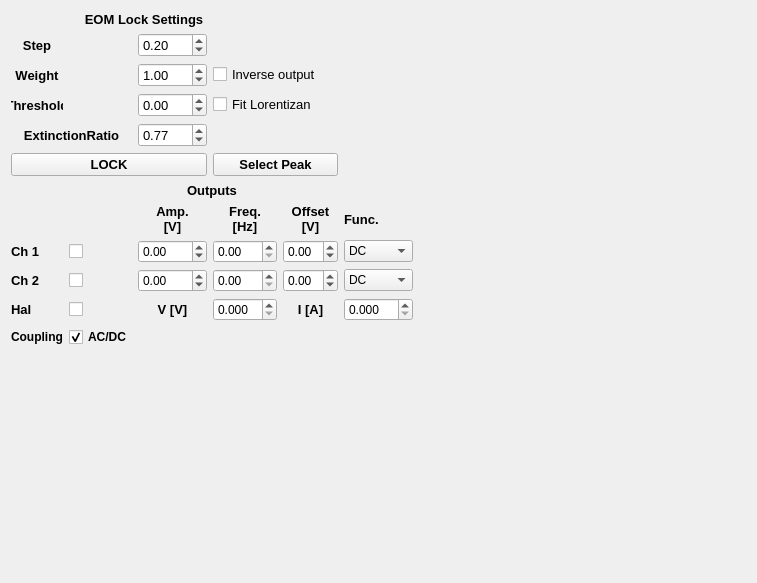
<?xml version="1.0" encoding="UTF-8"?>
<ui version="4.0">
 <class>Form</class>
 <widget class="QWidget" name="Form">
  <property name="geometry">
   <rect>
    <x>0</x>
    <y>0</y>
    <width>757</width>
    <height>583</height>
   </rect>
  </property>
  <property name="windowTitle">
   <string>Form</string>
  </property>
  <widget class="QWidget" name="layoutWidget">
   <property name="geometry">
    <rect>
     <x>10</x>
     <y>10</y>
     <width>404</width>
     <height>338</height>
    </rect>
   </property>
   <layout class="QGridLayout" name="gridLayout_2">
    <property name="sizeConstraint">
     <enum>QLayout::SetDefaultConstraint</enum>
    </property>
    <property name="leftMargin">
     <number>1</number>
    </property>
    <property name="topMargin">
     <number>1</number>
    </property>
    <property name="rightMargin">
     <number>1</number>
    </property>
    <property name="bottomMargin">
     <number>1</number>
    </property>
    <item row="4" column="0" colspan="2">
     <widget class="QLabel" name="ExtinctionRatioLabel">
      <property name="minimumSize">
       <size>
        <width>34</width>
        <height>0</height>
       </size>
      </property>
      <property name="font">
       <font>
        <pointsize>10</pointsize>
        <weight>75</weight>
        <bold>true</bold>
       </font>
      </property>
      <property name="text">
       <string>ExtinctionRatio</string>
      </property>
      <property name="scaledContents">
       <bool>false</bool>
      </property>
      <property name="alignment">
       <set>Qt::AlignCenter</set>
      </property>
     </widget>
    </item>
    <item row="9" column="2">
     <widget class="QDoubleSpinBox" name="doubleSpinBox_ch2OutAmp">
      <property name="minimum">
       <double>-5.000000000000000</double>
      </property>
      <property name="maximum">
       <double>5.000000000000000</double>
      </property>
      <property name="singleStep">
       <double>0.500000000000000</double>
      </property>
     </widget>
    </item>
    <item row="9" column="1">
     <widget class="QCheckBox" name="checkBox_ch2OuputState">
      <property name="text">
       <string/>
      </property>
     </widget>
    </item>
    <item row="9" column="3">
     <widget class="QDoubleSpinBox" name="doubleSpinBox_ch2OutFreq"/>
    </item>
    <item row="8" column="4">
     <widget class="QDoubleSpinBox" name="doubleSpinBox_ch1OutOffset">
      <property name="minimum">
       <double>-7.000000000000000</double>
      </property>
      <property name="maximum">
       <double>6.000000000000000</double>
      </property>
      <property name="singleStep">
       <double>0.500000000000000</double>
      </property>
     </widget>
    </item>
    <item row="3" column="3" colspan="3">
     <widget class="QCheckBox" name="checkBox_fitLorentzian">
      <property name="font">
       <font>
        <pointsize>10</pointsize>
       </font>
      </property>
      <property name="text">
       <string>Fit Lorentizan</string>
      </property>
     </widget>
    </item>
    <item row="9" column="4">
     <widget class="QDoubleSpinBox" name="doubleSpinBox_ch2OutOffset">
      <property name="minimum">
       <double>-5.000000000000000</double>
      </property>
      <property name="maximum">
       <double>5.000000000000000</double>
      </property>
      <property name="singleStep">
       <double>0.500000000000000</double>
      </property>
     </widget>
    </item>
    <item row="7" column="5">
     <widget class="QLabel" name="label_36">
      <property name="font">
       <font>
        <pointsize>10</pointsize>
        <weight>75</weight>
        <bold>true</bold>
       </font>
      </property>
      <property name="text">
       <string>Func.</string>
      </property>
     </widget>
    </item>
    <item row="8" column="3">
     <widget class="QDoubleSpinBox" name="doubleSpinBox_ch1OutFreq"/>
    </item>
    <item row="8" column="2">
     <widget class="QDoubleSpinBox" name="doubleSpinBox_ch1OutAmp">
      <property name="minimum">
       <double>-5.000000000000000</double>
      </property>
      <property name="maximum">
       <double>5.000000000000000</double>
      </property>
      <property name="singleStep">
       <double>0.500000000000000</double>
      </property>
     </widget>
    </item>
    <item row="3" column="2">
     <widget class="QDoubleSpinBox" name="doubleSpinBox_D">
      <property name="font">
       <font>
        <pointsize>10</pointsize>
       </font>
      </property>
      <property name="minimum">
       <double>-50.000000000000000</double>
      </property>
      <property name="maximum">
       <double>50.000000000000000</double>
      </property>
      <property name="singleStep">
       <double>1.000000000000000</double>
      </property>
     </widget>
    </item>
    <item row="2" column="2">
     <widget class="QDoubleSpinBox" name="doubleSpinBox_Weight">
      <property name="font">
       <font>
        <pointsize>10</pointsize>
       </font>
      </property>
      <property name="minimum">
       <double>-50.000000000000000</double>
      </property>
      <property name="maximum">
       <double>50.000000000000000</double>
      </property>
      <property name="singleStep">
       <double>1.000000000000000</double>
      </property>
      <property name="value">
       <double>1.000000000000000</double>
      </property>
     </widget>
    </item>
    <item row="7" column="2">
     <widget class="QLabel" name="label_22">
      <property name="font">
       <font>
        <pointsize>10</pointsize>
        <weight>75</weight>
        <bold>true</bold>
       </font>
      </property>
      <property name="text">
       <string>Amp. 
[V]</string>
      </property>
      <property name="alignment">
       <set>Qt::AlignCenter</set>
      </property>
     </widget>
    </item>
    <item row="9" column="5">
     <widget class="QComboBox" name="comboBox_ch2OutFunction">
      <item>
       <property name="text">
        <string>DC</string>
       </property>
      </item>
      <item>
       <property name="text">
        <string>SINE</string>
       </property>
      </item>
      <item>
       <property name="text">
        <string>SQUARE</string>
       </property>
      </item>
      <item>
       <property name="text">
        <string>TRIANGLE</string>
       </property>
      </item>
      <item>
       <property name="text">
        <string>SAWU</string>
       </property>
      </item>
      <item>
       <property name="text">
        <string>SAWD</string>
       </property>
      </item>
      <item>
       <property name="text">
        <string>DC NEG</string>
       </property>
      </item>
      <item>
       <property name="text">
        <string>PWM</string>
       </property>
      </item>
     </widget>
    </item>
    <item row="7" column="3">
     <widget class="QLabel" name="label_25">
      <property name="font">
       <font>
        <pointsize>10</pointsize>
        <weight>75</weight>
        <bold>true</bold>
       </font>
      </property>
      <property name="text">
       <string>Freq. 
[Hz]</string>
      </property>
      <property name="alignment">
       <set>Qt::AlignCenter</set>
      </property>
     </widget>
    </item>
    <item row="10" column="2">
     <widget class="QLabel" name="label_27">
      <property name="font">
       <font>
        <pointsize>10</pointsize>
        <weight>75</weight>
        <bold>true</bold>
       </font>
      </property>
      <property name="text">
       <string>V [V]</string>
      </property>
      <property name="alignment">
       <set>Qt::AlignCenter</set>
      </property>
     </widget>
    </item>
    <item row="10" column="0">
     <widget class="QLabel" name="label_26">
      <property name="font">
       <font>
        <pointsize>10</pointsize>
        <weight>75</weight>
        <bold>true</bold>
       </font>
      </property>
      <property name="text">
       <string>Hal</string>
      </property>
     </widget>
    </item>
    <item row="4" column="2">
     <widget class="QDoubleSpinBox" name="doubleSpinBox_extinctionRatio">
      <property name="font">
       <font>
        <pointsize>10</pointsize>
       </font>
      </property>
      <property name="minimum">
       <double>-100.000000000000000</double>
      </property>
      <property name="maximum">
       <double>100.000000000000000</double>
      </property>
      <property name="singleStep">
       <double>0.010000000000000</double>
      </property>
      <property name="value">
       <double>0.770000000000000</double>
      </property>
     </widget>
    </item>
    <item row="10" column="3">
     <widget class="QDoubleSpinBox" name="doubleSpinBox_outVHalogen">
      <property name="decimals">
       <number>3</number>
      </property>
      <property name="minimum">
       <double>0.000000000000000</double>
      </property>
      <property name="maximum">
       <double>12.000000000000000</double>
      </property>
      <property name="singleStep">
       <double>0.100000000000000</double>
      </property>
     </widget>
    </item>
    <item row="10" column="4">
     <widget class="QLabel" name="label_28">
      <property name="font">
       <font>
        <pointsize>10</pointsize>
        <weight>75</weight>
        <bold>true</bold>
       </font>
      </property>
      <property name="text">
       <string>I [A]</string>
      </property>
      <property name="alignment">
       <set>Qt::AlignCenter</set>
      </property>
     </widget>
    </item>
    <item row="5" column="0" colspan="3">
     <widget class="QPushButton" name="pushButton_StartLock">
      <property name="font">
       <font>
        <pointsize>10</pointsize>
        <weight>75</weight>
        <bold>true</bold>
       </font>
      </property>
      <property name="text">
       <string>LOCK</string>
      </property>
     </widget>
    </item>
    <item row="10" column="5">
     <widget class="QDoubleSpinBox" name="doubleSpinBox_outIHalogen">
      <property name="decimals">
       <number>3</number>
      </property>
      <property name="minimum">
       <double>0.000000000000000</double>
      </property>
      <property name="maximum">
       <double>3.000000000000000</double>
      </property>
      <property name="singleStep">
       <double>0.100000000000000</double>
      </property>
     </widget>
    </item>
    <item row="10" column="1">
     <widget class="QCheckBox" name="checkBox_halogenOuputState">
      <property name="minimumSize">
       <size>
        <width>0</width>
        <height>0</height>
       </size>
      </property>
      <property name="text">
       <string/>
      </property>
     </widget>
    </item>
    <item row="8" column="5">
     <widget class="QComboBox" name="comboBox_ch1OutFunction">
      <item>
       <property name="text">
        <string>DC</string>
       </property>
      </item>
      <item>
       <property name="text">
        <string>SINE</string>
       </property>
      </item>
      <item>
       <property name="text">
        <string>SQUARE</string>
       </property>
      </item>
      <item>
       <property name="text">
        <string>TRIANGLE</string>
       </property>
      </item>
      <item>
       <property name="text">
        <string>SAWU</string>
       </property>
      </item>
      <item>
       <property name="text">
        <string>SAWD</string>
       </property>
      </item>
      <item>
       <property name="text">
        <string>DC NEG</string>
       </property>
      </item>
      <item>
       <property name="text">
        <string>PWM</string>
       </property>
      </item>
     </widget>
    </item>
    <item row="9" column="0">
     <widget class="QLabel" name="label_24">
      <property name="font">
       <font>
        <pointsize>10</pointsize>
        <weight>75</weight>
        <bold>true</bold>
       </font>
      </property>
      <property name="text">
       <string>Ch 2 </string>
      </property>
     </widget>
    </item>
    <item row="3" column="0">
     <widget class="QLabel" name="label_3">
      <property name="minimumSize">
       <size>
        <width>34</width>
        <height>0</height>
       </size>
      </property>
      <property name="font">
       <font>
        <pointsize>10</pointsize>
        <weight>75</weight>
        <bold>true</bold>
       </font>
      </property>
      <property name="text">
       <string>Threshold</string>
      </property>
      <property name="scaledContents">
       <bool>false</bool>
      </property>
      <property name="alignment">
       <set>Qt::AlignCenter</set>
      </property>
     </widget>
    </item>
    <item row="7" column="4">
     <widget class="QLabel" name="label_35">
      <property name="font">
       <font>
        <pointsize>10</pointsize>
        <weight>75</weight>
        <bold>true</bold>
       </font>
      </property>
      <property name="text">
       <string>Offset 
[V]</string>
      </property>
      <property name="alignment">
       <set>Qt::AlignCenter</set>
      </property>
     </widget>
    </item>
    <item row="0" column="0" colspan="4">
     <widget class="QLabel" name="label_4">
      <property name="font">
       <font>
        <pointsize>10</pointsize>
        <weight>75</weight>
        <bold>true</bold>
       </font>
      </property>
      <property name="text">
       <string>EOM Lock Settings</string>
      </property>
      <property name="alignment">
       <set>Qt::AlignCenter</set>
      </property>
     </widget>
    </item>
    <item row="6" column="0" colspan="6">
     <widget class="QLabel" name="label_37">
      <property name="font">
       <font>
        <pointsize>10</pointsize>
        <weight>75</weight>
        <bold>true</bold>
       </font>
      </property>
      <property name="text">
       <string>Outputs</string>
      </property>
      <property name="alignment">
       <set>Qt::AlignCenter</set>
      </property>
     </widget>
    </item>
    <item row="2" column="0">
     <widget class="QLabel" name="label_2">
      <property name="minimumSize">
       <size>
        <width>34</width>
        <height>0</height>
       </size>
      </property>
      <property name="font">
       <font>
        <pointsize>10</pointsize>
        <weight>75</weight>
        <bold>true</bold>
       </font>
      </property>
      <property name="text">
       <string>Weight</string>
      </property>
      <property name="alignment">
       <set>Qt::AlignCenter</set>
      </property>
     </widget>
    </item>
    <item row="8" column="1">
     <widget class="QCheckBox" name="checkBox_ch1OuputState">
      <property name="text">
       <string/>
      </property>
     </widget>
    </item>
    <item row="2" column="3" colspan="3">
     <widget class="QCheckBox" name="checkBox_lockInverse">
      <property name="font">
       <font>
        <pointsize>10</pointsize>
       </font>
      </property>
      <property name="text">
       <string>Inverse output</string>
      </property>
      <property name="checked">
       <bool>false</bool>
      </property>
     </widget>
    </item>
    <item row="1" column="0">
     <widget class="QLabel" name="label">
      <property name="sizePolicy">
       <sizepolicy hsizetype="Preferred" vsizetype="Preferred">
        <horstretch>0</horstretch>
        <verstretch>0</verstretch>
       </sizepolicy>
      </property>
      <property name="minimumSize">
       <size>
        <width>34</width>
        <height>0</height>
       </size>
      </property>
      <property name="font">
       <font>
        <pointsize>10</pointsize>
        <weight>75</weight>
        <bold>true</bold>
       </font>
      </property>
      <property name="text">
       <string>Step</string>
      </property>
      <property name="alignment">
       <set>Qt::AlignCenter</set>
      </property>
     </widget>
    </item>
    <item row="1" column="2">
     <widget class="QDoubleSpinBox" name="doubleSpinBox_Step">
      <property name="font">
       <font>
        <pointsize>10</pointsize>
       </font>
      </property>
      <property name="minimum">
       <double>-10.000000000000000</double>
      </property>
      <property name="maximum">
       <double>10.000000000000000</double>
      </property>
      <property name="singleStep">
       <double>0.100000000000000</double>
      </property>
      <property name="value">
       <double>0.200000000000000</double>
      </property>
     </widget>
    </item>
    <item row="8" column="0">
     <widget class="QLabel" name="label_23">
      <property name="font">
       <font>
        <pointsize>10</pointsize>
        <weight>75</weight>
        <bold>true</bold>
       </font>
      </property>
      <property name="text">
       <string>Ch 1 </string>
      </property>
     </widget>
    </item>
    <item row="5" column="3" colspan="2">
     <widget class="QPushButton" name="pushButton_selectPeak">
      <property name="font">
       <font>
        <pointsize>10</pointsize>
        <weight>75</weight>
        <bold>true</bold>
       </font>
      </property>
      <property name="text">
       <string>Select Peak</string>
      </property>
     </widget>
    </item>
    <item row="12" column="1">
     <widget class="QCheckBox" name="checkBox_ac_dc_OuputState">
      <property name="enabled">
       <bool>true</bool>
      </property>
      <property name="font">
       <font>
        <weight>75</weight>
        <bold>true</bold>
       </font>
      </property>
      <property name="text">
       <string>AC/DC</string>
      </property>
      <property name="checked">
       <bool>true</bool>
      </property>
     </widget>
    </item>
    <item row="12" column="0">
     <widget class="QLabel" name="label_6">
      <property name="font">
       <font>
        <weight>75</weight>
        <bold>true</bold>
       </font>
      </property>
      <property name="text">
       <string>Coupling</string>
      </property>
     </widget>
    </item>
   </layout>
  </widget>
 </widget>
 <resources/>
 <connections/>
</ui>
